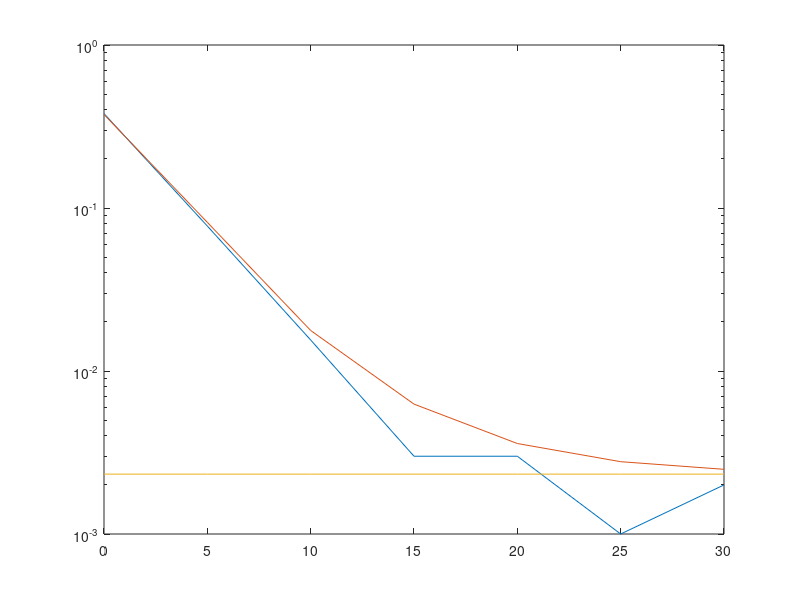

MATLAB code for this plot:
clear all 
 snrdb = [0: 5 : 30]; ct=2000;
 M=4; N=40; K=3;
 al1 = 0.8; al2=0.2;
 R = 1;
 P=N; Q=N/P;
 V=kron(eye(P), ones(Q,1))/sqrt(Q);
 
for ki =  1:length(snrdb)
     snr = 10^((snrdb(ki))/10);
        sum0=0; sum1=0; sum2=0; sum3=0;sum4=0;   sum5=0;
  for ix = 1 :ct            
     %%%%%%%%%%%%%%%%%%%%%%%%% High mobility user
     h1 = complex(sqrt(0.5)*randn(N,1),sqrt(0.5)*randn(N,1));
     h2 = complex(sqrt(0.5)*randn(N,K-1),sqrt(0.5)*randn(N,K-1));
      
     D1 = diag( complex(sqrt(0.5)*randn(N,1),sqrt(0.5)*randn(N,1)) );  
     
      for fi =1 : P
          fvector = V(:,fi);
          SINR(fi) = abs(fvector'*D1*h1)^2*al1/(abs(fvector'*D1*h1)^2*al2 ...
              + sum(abs(fvector'*D1*h2).^2)+ 1/snr);
      end
      if max(SINR)<2^R -1
          sum1 = sum1 +1;
      end
       
  end
  
  p(ki) = sum1/ct;
   
  %analytical result
  epidot =2^R -1;
  tau = al1 - al2*epidot;  
  tz = 2*sqrt(epidot/snr/tau);
  pa(ki) =  (1 -   tz * besselk(1,tz)...
      /(1+ epidot/tau)^(K-1))^N;
 
  %approximated results
  paa(ki) = (1 - 1 /(1+ epidot/tau)^(K-1))^N;
  
end
semilogy(snrdb, p ,snrdb,pa,snrdb,paa )
%semilogy(snrdb, p  ,snrdb,po,snrdb,pdft)
 
  